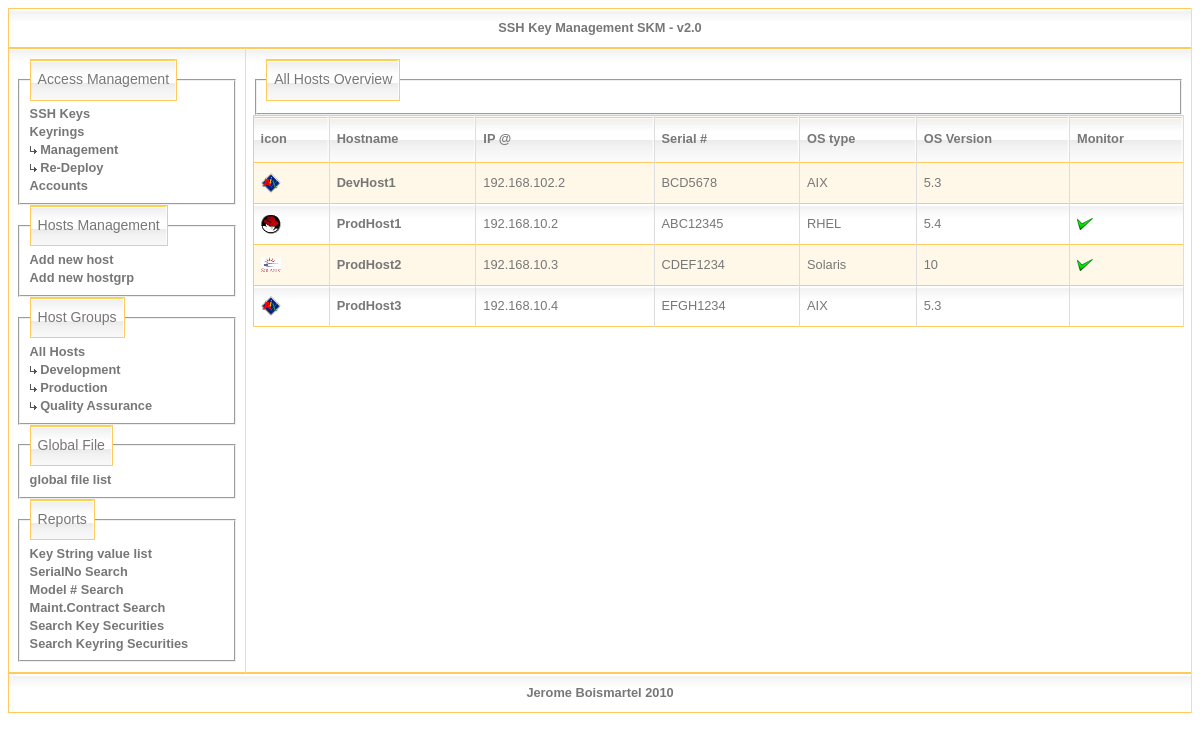
The page / on the database its author committed.
### tables this page shows
CREATE TABLE IF NOT EXISTS `groups` (
  `id` int(11) NOT NULL auto_increment,
  `name` varchar(255) NOT NULL default '',
  PRIMARY KEY  (`id`)
);

CREATE TABLE IF NOT EXISTS `hosts` (
  `id` int(11) NOT NULL auto_increment,
  `name` varchar(255) NOT NULL default '',
  `ip` varchar(15) NOT NULL,
  `expand` char(1) NOT NULL default 'N',
  `id_group` int(11) NOT NULL default '1',
  `serialno` varchar(40) NOT NULL default '',
  `memory` varchar(11) NOT NULL default '',
  `osversion` varchar(20) NOT NULL default '',
  `cabinet` varchar(30) NOT NULL default '',
  `uloc` varchar(10) NOT NULL default '',
  `cageno` varchar(10) NOT NULL default '',
  `model` varchar(20) NOT NULL default '',
  `procno` varchar(50) NOT NULL default '',
  `provider` varchar(30) NOT NULL default '',
  `install_dt` date NOT NULL default '0000-00-00',
  `po` int(11) NOT NULL default '0',
  `cost` decimal(9,2) NOT NULL default '0.00',
  `maint_cost` decimal(9,2) NOT NULL default '0.00',
  `maint_provider` varchar(30) NOT NULL default '',
  `maint_po` int(11) NOT NULL default '0',
  `maint_end_dt` date NOT NULL default '0000-00-00',
  `life_end_dt` date NOT NULL default '0000-00-00',
  `ostype` varchar(20) NOT NULL default '',
  `osvers` varchar(255) NOT NULL default '',
  `intf1` varchar(255) NOT NULL default '',
  `intf2` varchar(255) NOT NULL default '',
  `defaultgw` varchar(15) NOT NULL default '',
  `monitor` varchar(100) NOT NULL,
  `selinux` varchar(30) NOT NULL default '',
  `datechgroot` date NOT NULL default '0000-00-00',
  `id_direction` int(11) NOT NULL default '1',
  `pdu_circuit` varchar(18) NOT NULL default '',
  `owner` varchar(20) NOT NULL default '',
  `tagnum` varchar(10) NOT NULL default '',
  `pdu_circuit2` varchar(20) NOT NULL default '',
  `pdu_circuit3` varchar(20) NOT NULL default '',
  PRIMARY KEY  (`id`)
);

### index.php (called while the page is built)
<?php
include('show_all_hosts.php');
?>

### show_all_hosts.php (the view, shortened to what this page needs)
<?php include('MyFunctions.inc.php');
?>
<html>
<HEAD>
</HEAD>
<BODY>
<?php
start_main_frame();
start_left_pane();
display_menu();
end_left_pane();
start_right_pane();
$result = mysql_query( "SELECT * FROM `hosts` ORDER BY `name`" )
					 or die (mysql_error()."<br>Couldn't execute query: $query");
$nr = mysql_num_rows( $result );
if(empty($nr))
{
	echo("No hosts found ...\n");
}
else
{
?>
  <table class=sortable>
    <?php
	echo ("<center><fieldset><legend>All Hosts Overview</legend>");
	echo ("<thead><tr><th>icon</th><th>Hostname</th><th>IP @</th><th>Serial #</th><th>OS type</th><th>OS Version</th><th>Monitor</th></tr></thead>");
    echo ("<tbody>");
      $odd=1;
      while( $row = mysql_fetch_array( $result ))
      {
        $name = $row["name"];
	    $ip = $row["ip"];
		$id = $row["id"];
		$id_group = $row["id_group"];
		$ostype = $row["ostype"];
		$osvers = $row["osvers"];
		$monitor = $row["monitor"];
		$serialno = $row["serialno"];
		if ( $odd==1 )
		{
			$odd=0;
			echo("<tr class=odd>");
		} else {
			$odd+=1;
			echo("<tr>\n");
		}
		$icon="images/server.gif";
		if ( $row['ostype'] == "RHEL" ) $icon="images/icon-redhat.gif";
		if ( $row['ostype'] == "AIX" ) $icon="images/icon-aix.gif";
		if ( $row['ostype'] == "Solaris" ) $icon="images/icon-solaris.gif";
		echo("  <td class='title'><img src='$icon' border='0'></td>");
		echo("	<td><a href='host-view.php?id=$id&id_hostgroup=$id_group'>$name</a></td>");
		echo("	<td>$ip</td>");
		echo("	<td>$serialno</td>");
		echo("	<td>$ostype</td>");
		echo("	<td>$osvers</td>");
		if (!empty($monitor)) echo("	<td><img src='images/ok.gif'></td>"); else echo(" <td></td>");
    }
    echo("</tr></tbody></table>");
}
echo("</td></tr></table>");
end_main_frame();
?>
</body>
</html>

### MyFunctions.inc.php (shortened to what this page needs)
<?php
function start_main_frame(){
    echo("<table><th><center>SSH Key Management SKM - v2.0</center></th></table>\n");
    echo("<table width='100%'>\n");
    echo("  <tr valign='top'>\n");
}
function end_main_frame(){
    echo("<table><th><center>Jerome Boismartel 2010</center></th></table>\n");
}
function start_left_pane(){
    echo("    <td width='20%'>\n");
}
function end_left_pane(){
    echo("    </td>\n");
}
function start_right_pane(){
    echo("    <td width='80%'>\n");
}
function display_menu(){
    echo("      <fieldset><legend>Access Management</legend>\n");
    echo("        <a href='keys.php'>SSH Keys</a><br>\n");
    echo("        <a href='keyrings.php'>Keyrings</a><br>\n");
    echo("        <a href='keyrings.php'><img src='images/arrowbright.gif'> Management</a><br>\n");
    echo("        <a href='choose_keyring.php'><img src='images/arrowbright.gif'> Re-Deploy</a><br>\n");
    echo("        <a href='accounts.php'>Accounts</a><br>\n");
    echo("      </fieldset>\n");
    echo("      <fieldset><legend>Hosts Management</legend>\n");
    echo("        <a href='hosts_setup.php'>Add new host</a><br>\n");
    echo("        <a href='groups.php'>Add new hostgrp</a><br>\n");
    echo("      </fieldset>\n");
    echo("      <fieldset><legend>Host Groups</legend>\n");
	echo("        <a href='show_all_hosts.php'>All Hosts</a><br>\n");
        $hostgroup = mysql_query( "SELECT * FROM `groups` ORDER BY `name`" )
                         or die (mysql_error()."<br>Couldn't execute query: $query");
        $hostgroup_nr = mysql_num_rows( $hostgroup );
        if (!empty($hostgroup_nr)) {
              while( $hostgroup_row = mysql_fetch_array( $hostgroup ))
              {
                        $name = $hostgroup_row["name"];
                        $id_hostgroup = $hostgroup_row["id"];
		echo("          <a href=\"hosts-view.php?id_hostgroup=$id_hostgroup\"><img src='images/arrowbright.gif'> $name</a><br>\n");
                }
        }
    echo("      </fieldset>\n");
    echo("      <fieldset><legend>Global File</legend>\n");
    echo("        <a href='globalfile.php'>global file list</a><br>\n");
    echo("      </fieldset>\n");
    echo("      <fieldset><legend>Reports</legend>\n");
    echo("        <a href='view_keys.php'>Key String value list</a><br>\n");
    echo("        <a href='serial_search.php'>SerialNo Search</a><br>\n");
    echo("        <a href='model_search.php'>Model # Search</a><br>\n");
    echo("        <a href='contract_search.php'>Maint.Contract Search</a><br>\n");
    echo("        <a href='search_key_securities.php'>Search Key Securities</a><br>\n");
    echo("        <a href='search_keyring_securities.php'>Search Keyring Securities</a><br>\n");
    echo("      </fieldset>\n");
}
?>

### skm.css (style rules this page uses)
table { width: 100%; border-collapse:collapse; border:1px solid #FFCA5E; }
legend { font-size: 1.1em; line-height: 1.4em; font-family: Arial, Helvetica, sans-serif; color: #777777; padding: 10px 7px; text-align: left; background: url('images/bg_caption_clean.jpg') right top; border: 1px solid #FFCA5E; }
thead th { background: url('images/bg_caption_clean.jpg') repeat right; height: 47px; color: #FFFFFF; font-size: 0.8em; font-weight: bold; padding: 0px 7px; margin: 20px 0px 0px; text-align: left; border-right: 1px solid #FCF1D4; }
tbody tr { background: url('images/bg_td1.jpg') repeat-x top; line-height: 0.8em; }
tbody tr.odd { background: #FFF8E8 repeat-x; }
tbody th,td { font-size: 0.8em; line-height: 1.4em; font-family: Arial, Helvetica, sans-serif; color: #777777; padding: 10px 7px; border-top: 1px solid #FFCA5E; border-right: 1px solid #DDDDDD; text-align: left; }
a { color: #777777; font-weight: bold; text-decoration: none; }
img { border: none; }

### rows shown on the page
groups: name "Development"
groups: name "Production"
groups: name "Quality Assurance"
hosts: name "DevHost1", ip "192.168.102.2", serialno "BCD5678", ostype "AIX", osvers "5.3"
hosts: shows a picture, name "ProdHost1", ip "192.168.10.2", serialno "ABC12345", ostype "RHEL", osvers "5.4"
hosts: shows a picture, name "ProdHost2", ip "192.168.10.3", serialno "CDEF1234", ostype "Solaris", osvers "10"
hosts: name "ProdHost3", ip "192.168.10.4", serialno "EFGH1234", ostype "AIX", osvers "5.3"
